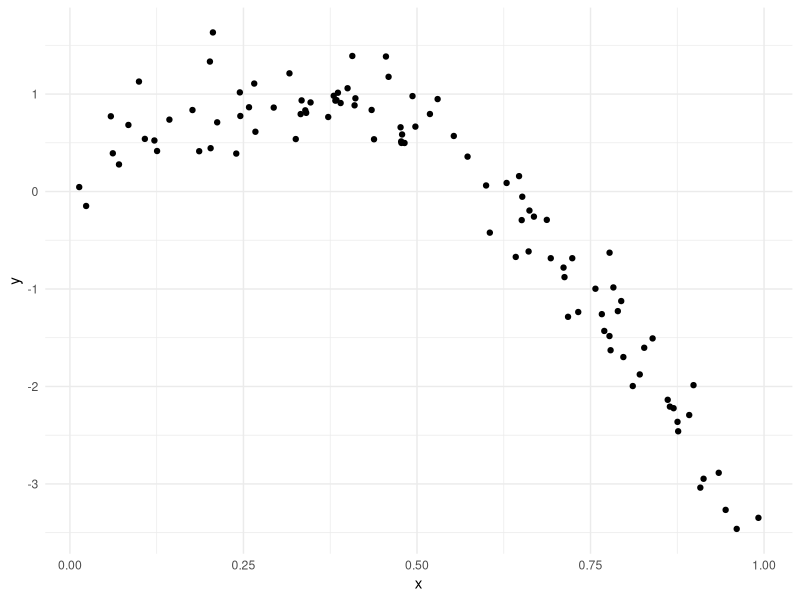
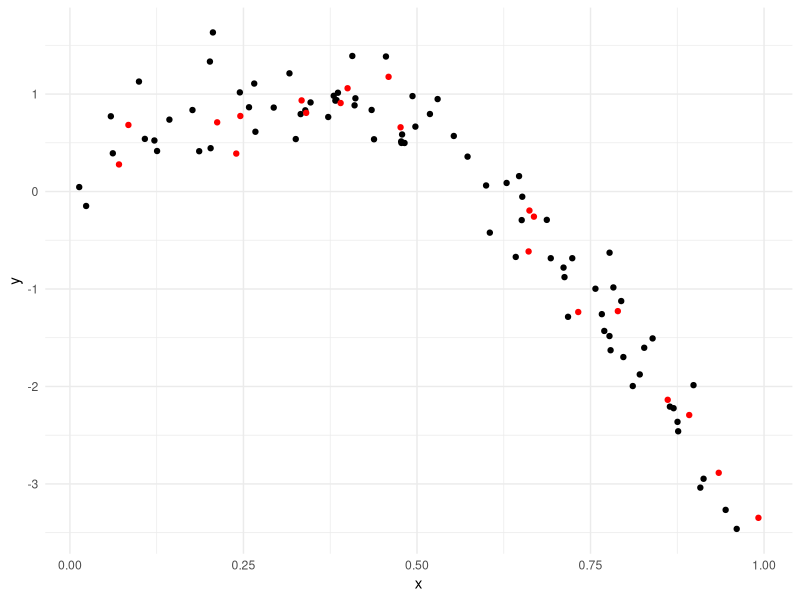
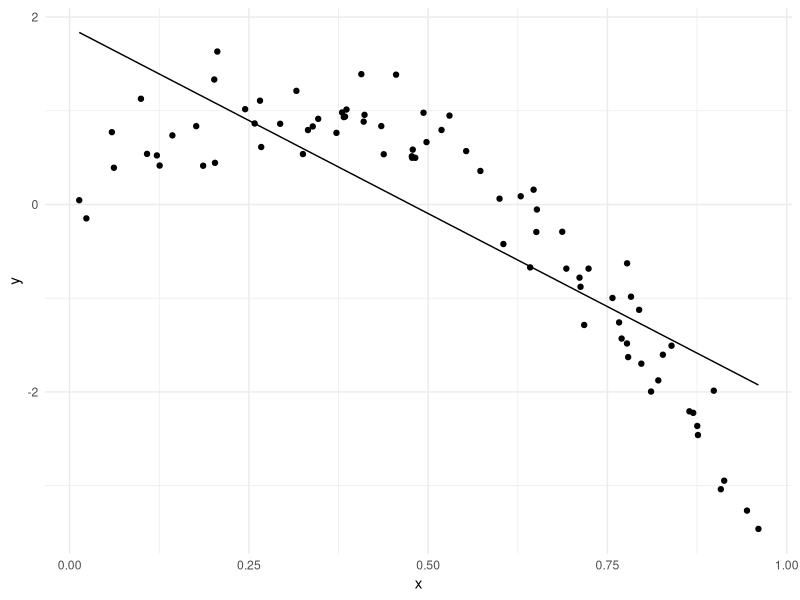
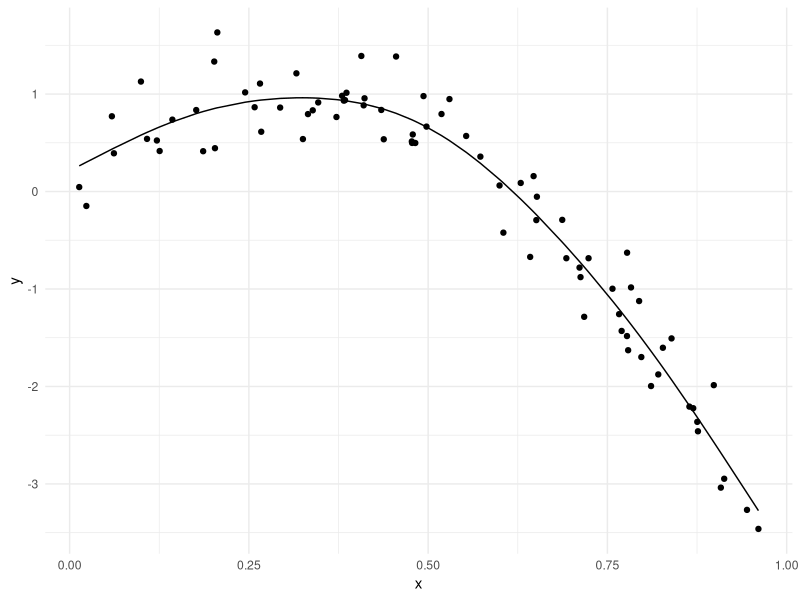
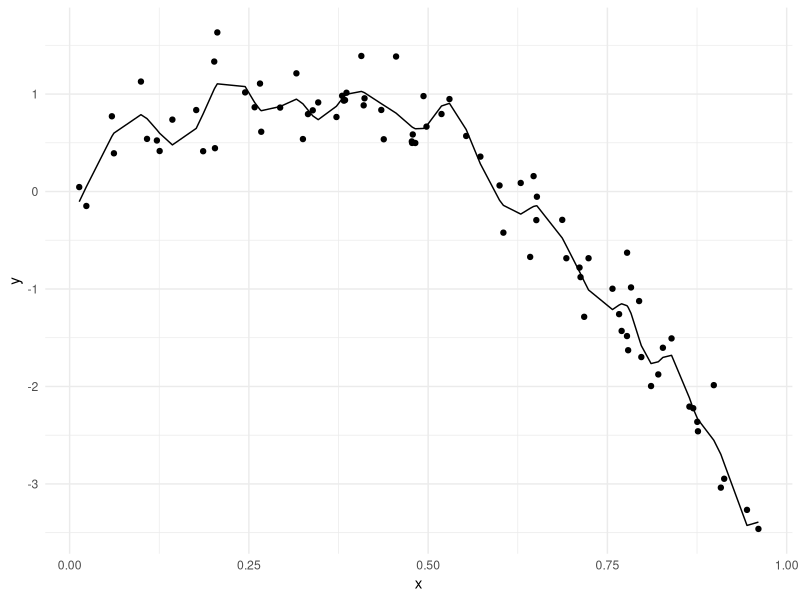
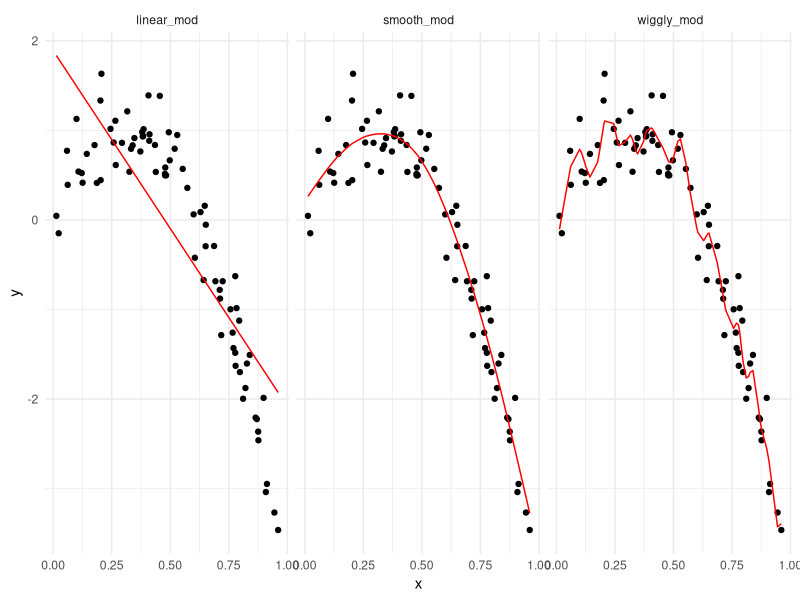
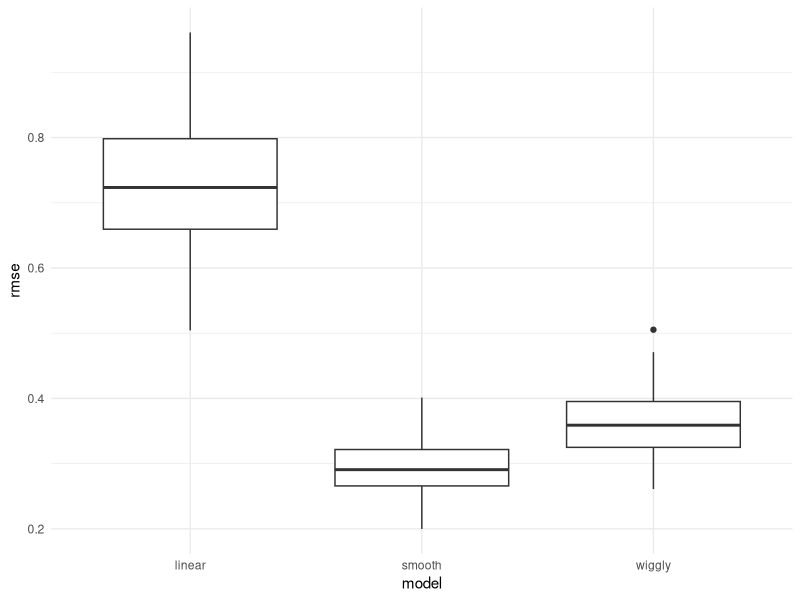

Generate these figures, in order, with R:
## ---- chunk 1
library(tidyverse)
library(viridis)

library(modelr)
library(mgcv)

knitr::opts_chunk$set(
  echo = TRUE,
  warning = FALSE, 
  fig.width = 8, 
  fig.height = 6, 
  out.width = "90%"
)
theme_set(theme_minimal() + theme(legend.position = "bottom"))

options(
  ggplot2.continuous.colour = "viridis",
  ggplot2.continuous.fill = "virids"
)

scale_colour_discrete = scale_color_viridis_d
scale_fill_discrete = scale_fill_viridis_d
## ---- chunk 2
set.seed(1)

nonlin_df = 
  tibble(
    id = 1:100,
    x = runif(100, 0, 1), 
    y = 1 - 10 * (x - .3) ^ 2 + rnorm(100, 0, .3)
  )

nonlin_df %>% 
  ggplot(aes(x = x, y = y)) +
  geom_point()
## ---- chunk 3
train_df = sample_n(nonlin_df, 80)
test_df = anti_join(nonlin_df, train_df, by = "id")

ggplot(train_df, aes(x = x, y = y)) + geom_point() + geom_point(data = test_df, color = "red")
## ---- chunk 4
linear_mod = lm(y ~x, data = train_df)
smooth_mod = mgcv::gam(y ~ s(x), data = train_df)
wiggly_mod = mgcv::gam(y ~ s(x, k = 30), sp = 10e-6, data = train_df)
## ---- chunk 5
train_df %>% 
  add_predictions(linear_mod) %>% 
  ggplot(aes(x = x, y = y)) + 
  geom_point() + 
  geom_line(aes(y = pred))

train_df %>% 
  add_predictions(smooth_mod) %>% 
  ggplot(aes(x = x, y = y)) + 
  geom_point() + 
  geom_line(aes(y = pred))

train_df %>% 
  add_predictions(wiggly_mod) %>% 
  ggplot(aes(x = x, y = y)) + 
  geom_point() + 
  geom_line(aes(y = pred))
## ---- chunk 6
train_df %>% 
  gather_predictions(linear_mod, smooth_mod, wiggly_mod) %>% 
  mutate(model = fct_inorder(model)) %>% 
  ggplot(aes(x = x, y = y)) + 
  geom_point() + 
  geom_line(aes(y = pred), color = "red") + 
  facet_wrap(~model)
## ---- chunk 7
rmse( linear_mod, test_df)
rmse( smooth_mod, test_df)
rmse( wiggly_mod, test_df)
## ---- chunk 8
cv_df = 
  crossv_mc(nonlin_df, 100)

cv_df %>% pull(train) %>% .[[1]] %>% as_tibble()
cv_df %>% pull(train) %>% .[[100]] %>% as_tibble()

cv_df = 
  crossv_mc(nonlin_df, 100) %>% 
  mutate(
    train = map(train, as_tibble),
    test = map(test, as_tibble)
  )
## ---- chunk 9
cv_df = 
  cv_df %>% 
  mutate(
    linear_mod = map(.x = train, ~lm(y ~ x, data = .x)),
    smooth_mod = map(.x = train, ~gam(y ~ s(x), data = .x)),
    wiggly_mod = map(.x = train, ~gam(y ~ s(x, k = 30), sp = 10e-6, data = .x))
  ) %>% 
  mutate(
    rmse_linear = map2_dbl(.x = linear_mod, .y = test, ~rmse(model = .x, data = .y)),
      rmse_smooth = map2_dbl(.x = smooth_mod, .y = test, ~rmse(model = .x, data = .y)),
      rmse_wiggly = map2_dbl(.x = wiggly_mod, .y = test, ~rmse(model = .x, data = .y))
  )
## ---- chunk 10
cv_df %>% 
  select(.id, starts_with("rmse")) %>% 
  pivot_longer(
    rmse_linear:rmse_wiggly,
    names_to = "model", 
    values_to = "rmse",
    names_prefix = "rmse_"
  ) %>% 
  ggplot(aes(x = model, y = rmse)) + 
  geom_boxplot()
